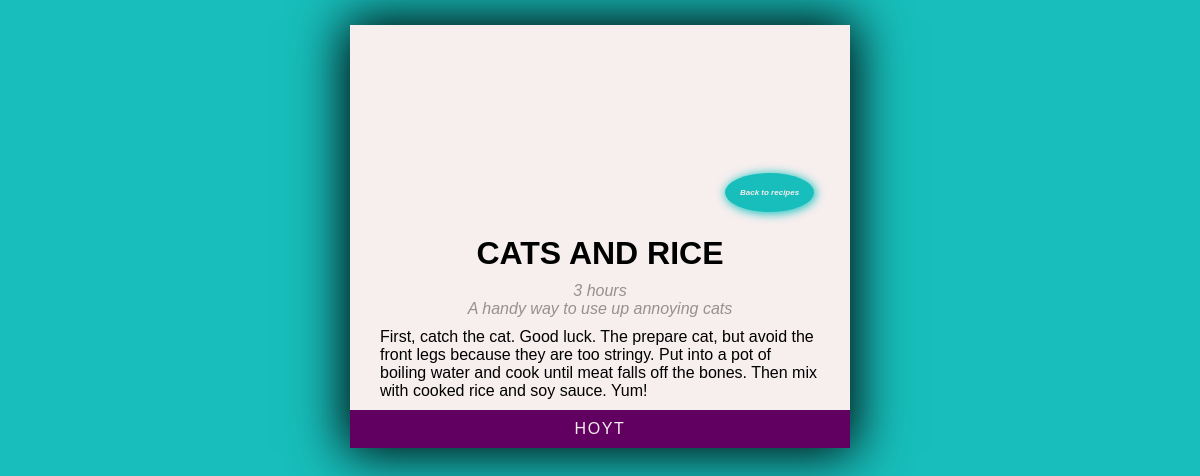
The page /recipe/7/ on the database its author committed.
### homepage/models.py (models this page shows, shortened)
class Recipe(models.Model):
    title = models.CharField(max_length=50)
    author = models.ForeignKey(Author, on_delete=models.CASCADE)
    description = models.TextField()
    time_required = models.CharField(max_length=50)
    instructions = models.TextField()
    class Meta:
        ordering = ('title',)

class Author(models.Model):
    name = models.CharField(max_length=80)
    bio = models.TextField()
    quote = models.CharField(max_length=50, default="Just another cook")
    class Meta:
        ordering = ('name',)

### homepage/views.py (the view)
# urls.py: path('recipe/<int:recipe_id>/', recipe),
def recipe(request, recipe_id):
    my_recipe = Recipe.objects.filter(id=recipe_id).first()
    return render(request, "recipe.html", {"recipe": my_recipe})

### templates/recipe.html (shortened to what this page needs)
{% load static %}
<!DOCTYPE html>
<html lang="en">
  <head>
    <link rel="stylesheet" href="{% static 'css/style.css' %}" />
  </head>
  <body>
    <div class="card">
      <div class="header">
        <div class="button">
          <a href="#"><i class="link">Back to recipes</i></a>
        </div>
      </div>
      <div>
        <h1 class="title">
          {{ recipe.title }}
        </h1>
        <i class="summary">
          {{ recipe.time_required }} <br />
          {{ recipe.description }}</i
        >
        <p class="info">{{ recipe.instructions }}</p>
      </div>
      <a class="bar" href="/author/{{ recipe.author.id }}"
        >{{ recipe.author.name }}</a
      >
    </div>
  </body>
</html>

### static/css/style.css (style rules this page uses)
* { margin: 0; padding: 0; font-family: "Trebuchet MS", sans-serif; list-style-type: none; text-decoration: none; -webkit-box-sizing: border-box; -moz-box-sizing: border-box; -o-box-sizing: border-box; box-sizing: border-box; }
body { height: 100%; background-color: #17bebb; }
.card { position: relative; background: rgb(247, 238, 238); max-width: 500px; margin: 25px auto; box-shadow: 0px 0px 50px 5px black; }
.header { background-size: cover; min-height: 200px; }
.button a .link { position: absolute; left: 75%; bottom: 55.7%; background: #17bebb; color: rgb(247, 238, 238); font-size: 0.5em; font-weight: bold; text-align: center; padding: 15px; border-radius: 50%; box-shadow: 1px 1px 10px 1px #19c5c2; }
.title { color: black; display: block; position: relative; text-align: center; text-transform: uppercase; margin: 10px 25px; }
.summary { color: #969090; margin: 0 30px; display: block; position: relative; text-align: center; }
.info { margin: 10px 30px; }
a.bar { display: block; background: rgb(97, 0, 97); color: rgb(247, 238, 238); position: relative; text-transform: uppercase; letter-spacing: 0.1em; text-align: center; padding: 10px; transition: 250ms; }

### rows shown on the page
Recipe: title "CATS AND RICE", time_required "3 hours", description "A handy way to use up annoying cats", instructions "First, catch the cat. Good luck. The prepare cat, but avoid the front legs because they are too stringy. Put into a pot of boiling water and cook until meat falls off the bones. Then mix with cooked rice and soy sauce. Yum!", author.name "HOYT"
